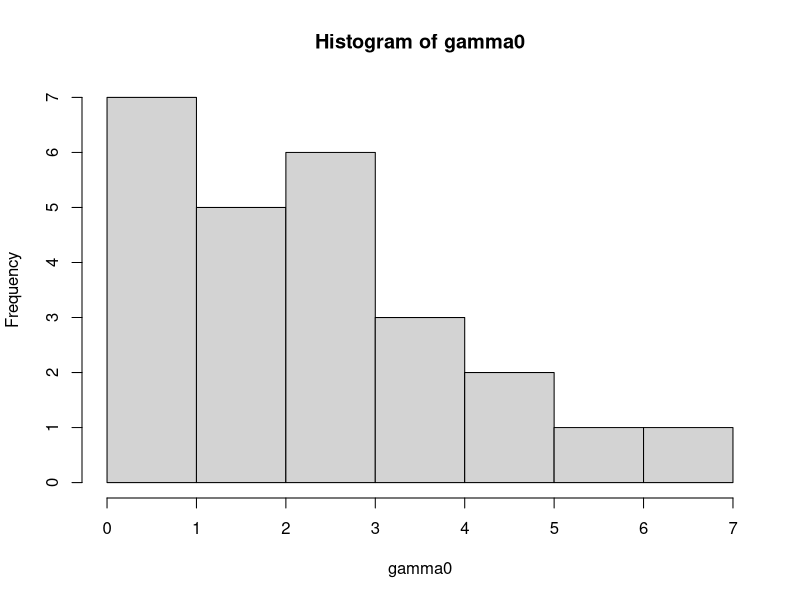
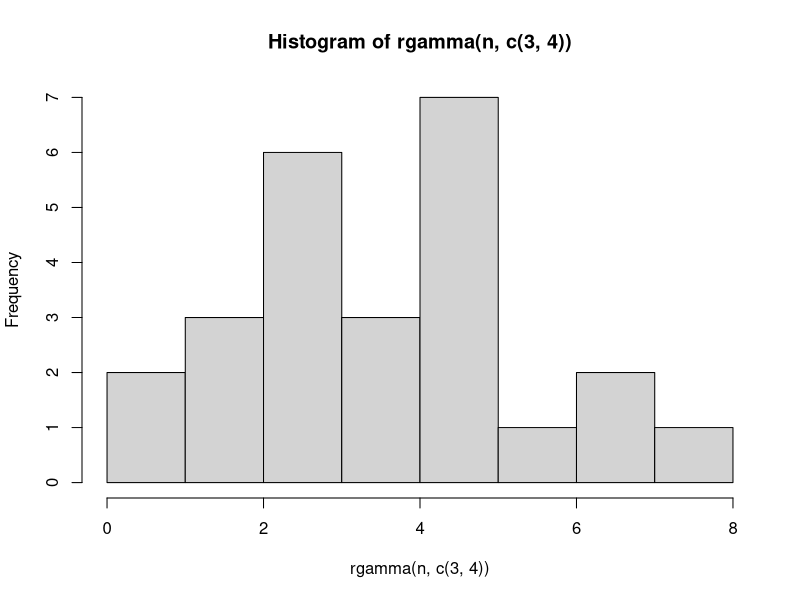
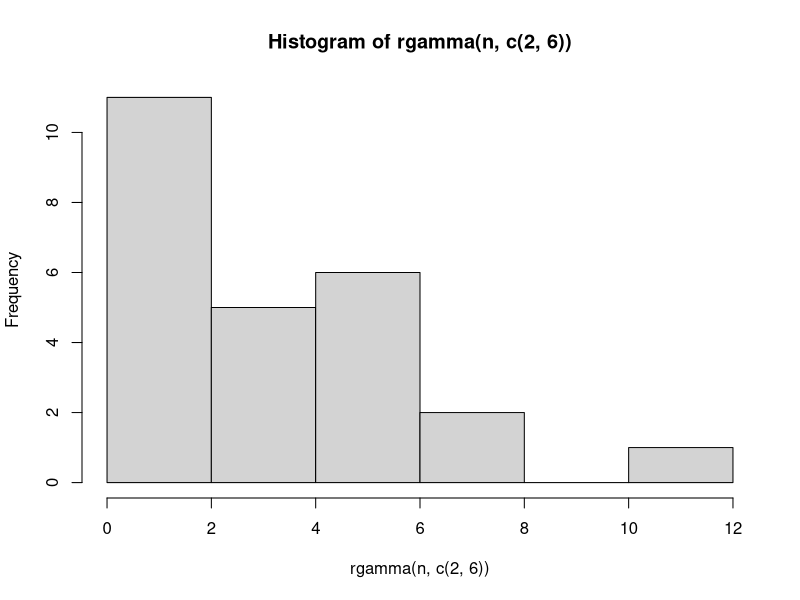

Write R code to recreate these figures, in order.
## ---- chunk 1
knitr::opts_chunk$set(echo = TRUE)
## ---- chunk 2
n = 25
gamma0 <- rgamma(n,c(2.5,1.5))
hist(gamma0)
hist(rgamma(n,c(3,4)))
hist(rgamma(n,c(2,6)))
## ---- chunk 3
logL_gamma_unit <- function(alpha,beta,x){
  return( alpha*log(beta) - log(gamma(alpha)) + (alpha-1)*log(x) - beta*x ) 
}

#on fait varier un paramètre et on calcule la somme 
logL_gamma <- function(alpha,beta,interval){
  sum <- 0
  for(i in interval) {
    sum =  sum + logL_gamma_unit(alpha,beta,i)
  }
  return (sum)
}
## ---- chunk 4
array <- c()
interval <- seq(1,10)
for(i in interval){
  for(j in interval){
    array <- c(array,logL_gamma(i,j,gamma0));
  }
}
print(mean(array)); # la moyenne d'un tableau
## ---- chunk 5

